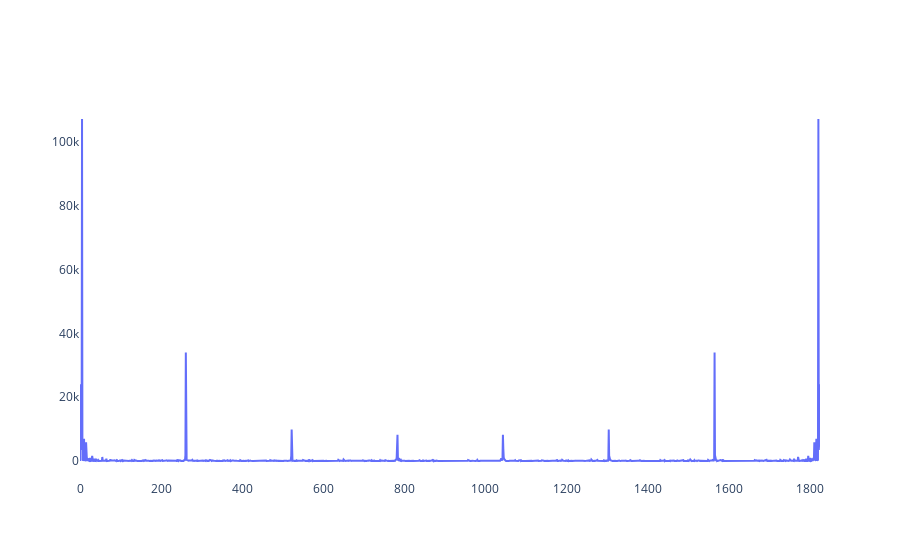

Write notebook code for a chart like this one.
### Code cell
plotly_df(pd.DataFrame(sts.periodogram(store_item_df.sales)))
# with plt.style.context('seaborn-white'):   
#     plt.figure(figsize=(11, 3))
#     plt.plot(pd.DataFrame(sts.periodogram(store_item_df.sales)))
#     plt.legend(loc="best")
#     plt.axis('tight')
#     plt.grid(True)

### Figure 1 — Plotly figure (JSON) as saved in the notebook; plotly's stock layout.template omitted (floating-point values rounded to 4 significant figures; data arrays with more than 128 entries replaced by an {"elided": "..."} marker saying what was removed)
{"data": [{"mode": "lines", "name": "0", "type": "scatter", "x": {"elided": "1826 int values"}, "y": {"elided": "1826 float values"}}], "layout": {"paper_bgcolor": "rgba(0, 0, 0, 0)", "plot_bgcolor": "rgba(0, 0, 0, 0)", "title": {"text": ""}}}
